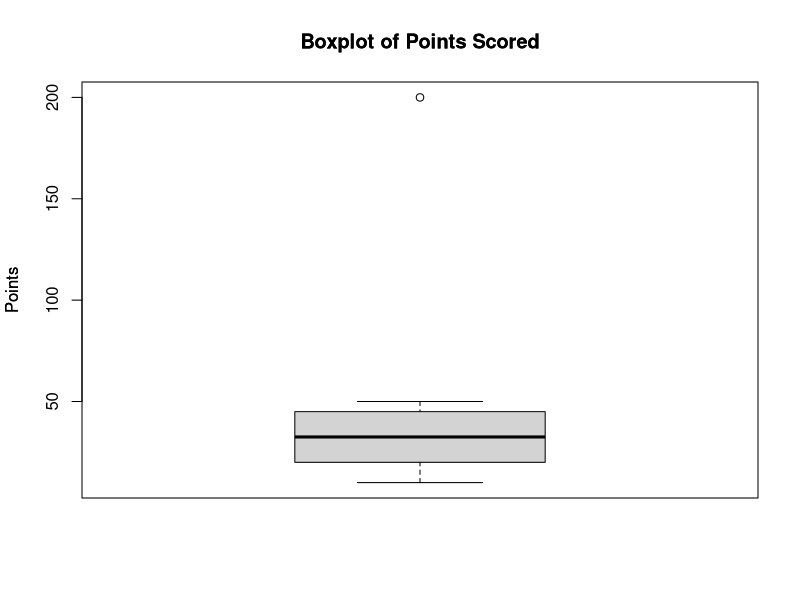

The R source for this figure:
points <- c(10, 15, 20, 25, 30, 35, 40, 45, 50, 200)
boxplot(points, main="Boxplot of Points Scored", ylab="Points")
title(main="Boxplot of Points Scored", ylab="Points")
